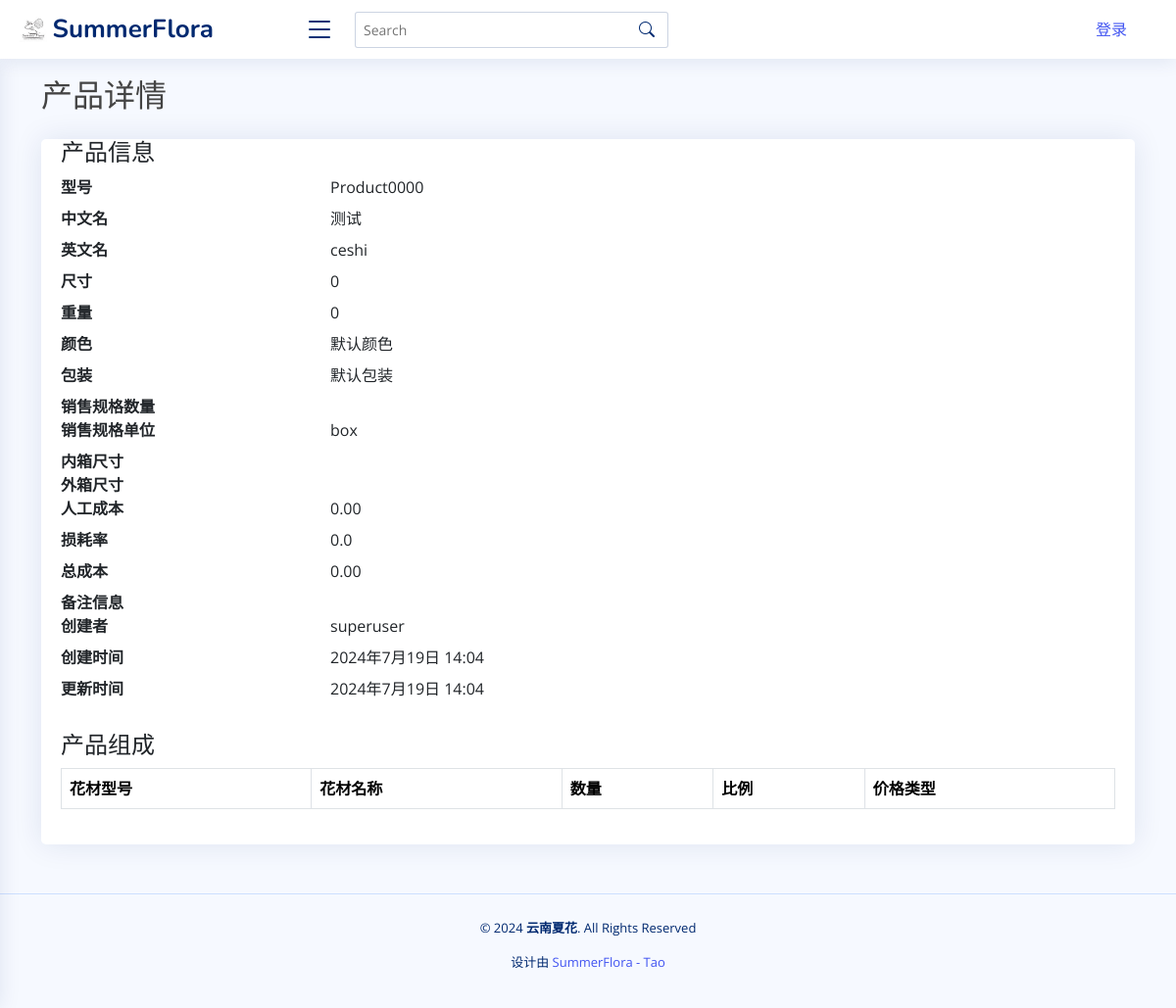
The app's page /product_details/Product0000/, older data.
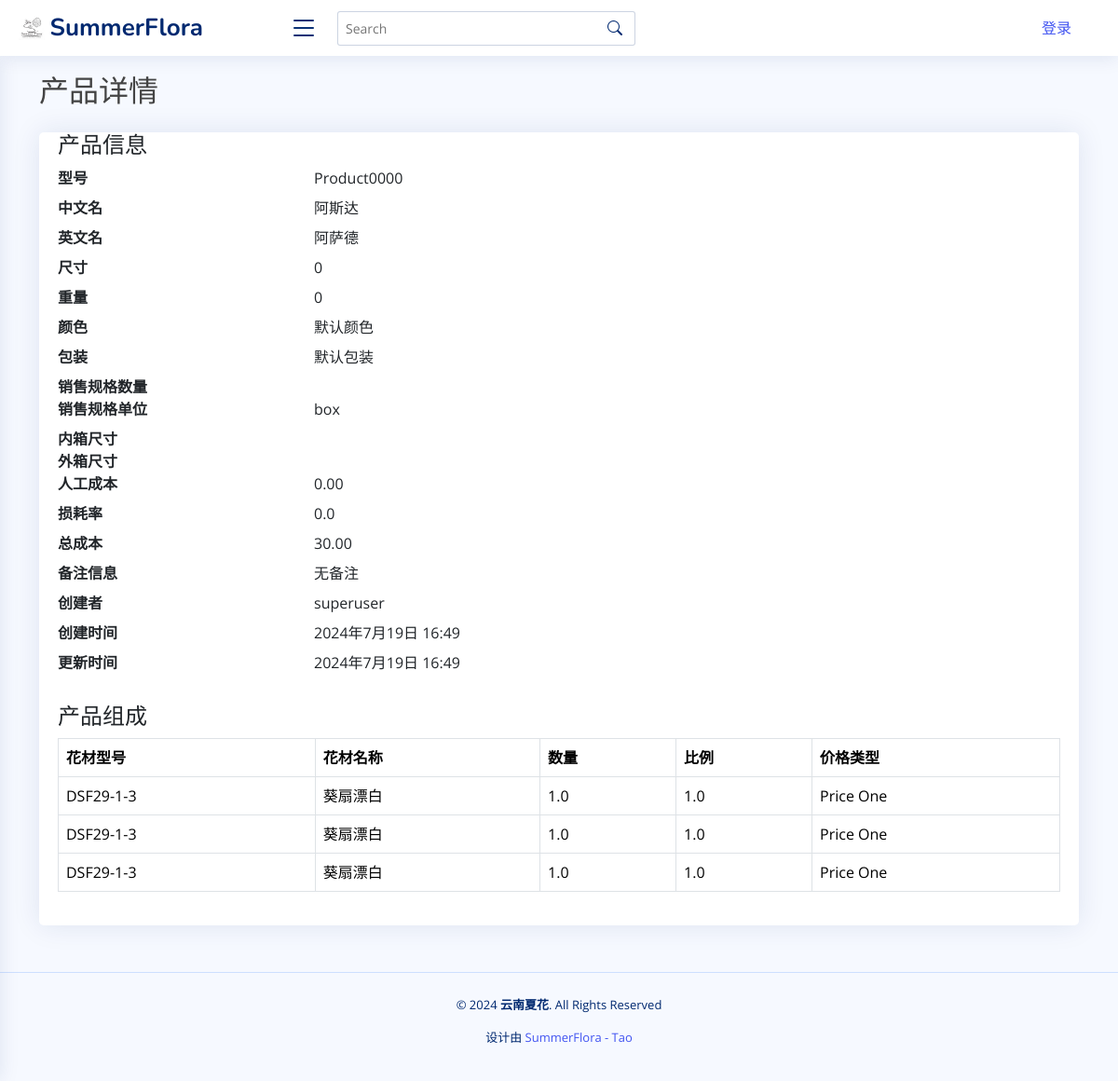
The same page, newer data.
### app01/models.py (models this page shows, shortened)
class Product(models.Model):
    model = models.CharField(
        max_length=100, blank=False, default="Product0000", primary_key=True
    )
    image = models.ImageField(
        upload_to="products/", null=True, blank=True, default=None
    )
    materials = models.ManyToManyField("FlowerMaterial", through="ProductMaterial")
    chinese_name = models.CharField(max_length=200)
    english_name = models.CharField(max_length=200)
    size = models.CharField(max_length=200, blank=True, default="0")
    weight = models.CharField(max_length=200, blank=True, default="0")
    color = models.CharField(max_length=200, blank=True, default="默认颜色")
    Package = models.CharField(max_length=200, blank=True, default="默认包装")
    sale_spec_quantity = models.CharField(
        max_length=200, help_text="销售规格的数字", blank=True, default=""
    )
    sale_spec_unit = models.CharField(
        max_length=10,
        help_text="销售规格的单位",
        choices=[("box", "box"), ("pcs", "pcs"), ("g", "g"), ("kg", "kg")],
        blank=True,
        null=True,
        default="box",
    )
    inner_box_long = models.FloatField(
        help_text="长度，单位：cm", null=True, blank=True, default=0.0
    )
    inner_box_width = models.FloatField(
        help_text="宽度，单位：cm", null=True, blank=True, default=0.0
    )
    inner_box_height = models.FloatField(
        help_text="高度，单位：cm", null=True, blank=True, default=0.0
    )
    outer_box_length = models.FloatField(
        help_text="长度，单位：cm", null=True, blank=True, default=0.0
    )
    outer_box_width = models.FloatField(
        help_text="宽度，单位：cm", null=True, blank=True, default=0.0
    )
    outer_box_height = models.FloatField(
        help_text="高度，单位：cm", null=True, blank=True, default=0.0
    )
    labor_cost = models.DecimalField(max_digits=10, decimal_places=2, default=0.0)
    loss_rate = models.FloatField(default=0.0)
    description = models.CharField(max_length=200, blank=True, default="无备注")
    created_by = models.ForeignKey(
        settings.AUTH_USER_MODEL,
        on_delete=models.SET_NULL,
        null=True,
        blank=True,
        default=None,
    )
    created_at = models.DateTimeField(editable=False)
    updated_at = models.DateTimeField()
    @property
    def inner_box_size(self):
        return (
            f"{self.inner_box_long} * {self.inner_box_width} * {self.inner_box_height} cm"
            if self.inner_box_long and self.inner_box_width and self.inner_box_height
            else ""
        )
    @property
    def outer_box_size(self):
        return (
            f"{self.outer_box_length} * {self.outer_box_width} * {self.outer_box_height} cm"
            if self.outer_box_length and self.outer_box_width and self.outer_box_height
            else ""
        )
    @property
    def cost(self):
        total_cost = Decimal(0)
        for material in self.productmaterial_set.all():
            if material.price_type == "price_one":
                material_cost = (
                    material.flower_material.price_one
                    * Decimal(material.quantity)
                    * Decimal(material.ratio)
                )
            else:
                material_cost = (
                    material.flower_material.price_two
                    * Decimal(material.quantity)
                    * Decimal(material.ratio)
                )
            total_cost += material_cost
        total_cost += self.labor_cost
        total_cost *= Decimal(1 + self.loss_rate)
        return total_cost

class CustomUser(AbstractUser):
    def __str__(self):
        return self.username

class ProductMaterial(models.Model):
    PRICE_TYPE_CHOICES = [
        ("price_one", "Price One"),
        ("price_two", "Price Two"),
    ]
    product = models.ForeignKey(Product, on_delete=models.CASCADE)
    flower_material = models.ForeignKey(FlowerMaterial, on_delete=models.CASCADE)
    quantity = models.FloatField(default=1.0)
    ratio = models.FloatField(default=1.0)
    price_type = models.CharField(
        max_length=10, choices=PRICE_TYPE_CHOICES, default="price_one"
    )

class FlowerMaterial(models.Model):
    model = models.CharField(
        max_length=100, blank=False, default="Material0000", primary_key=True
    )
    category = models.ForeignKey(
        Category, on_delete=models.SET_NULL, null=True, default="默认类型"
    )
    image = models.ImageField(upload_to="images/", null=True, blank=True, default=None)
    chinese_name = models.CharField(max_length=200, null=True, blank=True, default="")
    english_name = models.CharField(max_length=200, null=True, blank=True, default="")
    scientific_name = models.CharField(
        max_length=200, null=True, blank=True, default=""
    )
    color = models.CharField(max_length=200, null=True, blank=True, default="")
    chineses_specifications = models.CharField(
        max_length=200, null=True, blank=True, default="无中文规格"
    )
    size = models.CharField(
        max_length=200, help_text="单位：cm", blank=True, default=""
    )
    weight = models.CharField(
        max_length=200, help_text="单位：g", blank=True, default=""
    )
    sale_spec_quantity = models.CharField(
        max_length=200, help_text="销售规格的数字", blank=True, default=""
    )
    sale_spec_unit = models.CharField(
        max_length=10,
        help_text="销售规格的单位",
        choices=[("pcs", "pcs"), ("g", "g"), ("box", "box"), ("kg", "kg")],
        blank=True,
        null=True,
        default="pcs",
    )
    process = models.ForeignKey(
        Process, on_delete=models.SET_NULL, null=True, blank=True, default=None
    )
    outer_box_length = models.FloatField(
        help_text="长度，单位：cm", null=True, blank=True, default=0.0
    )
    outer_box_width = models.FloatField(
        help_text="宽度，单位：cm", null=True, blank=True, default=0.0
    )
    outer_box_height = models.FloatField(
        help_text="高度，单位：cm", null=True, blank=True, default=0.0
    )
    packing_quantity = models.IntegerField(
        help_text="单位：qty", null=True, blank=True, default=0
    )
    grade = models.ForeignKey(
        Grade, on_delete=models.SET_NULL, null=True, blank=True, default=None
    )
    supplier = models.ForeignKey(
        Supplier, on_delete=models.SET_NULL, null=True, blank=True, default=None
    )
    price_one = models.DecimalField(
        max_digits=10, decimal_places=2, null=True, blank=True, default=0.0
    )
    price_two = models.DecimalField(
        max_digits=10, decimal_places=2, null=True, blank=True, default=0.0
    )
    created_by = models.ForeignKey(
        settings.AUTH_USER_MODEL,
        on_delete=models.SET_NULL,
        null=True,
        blank=True,
        default=None,
    )
    created_at = models.DateTimeField(editable=False)
    updated_at = models.DateTimeField()

### app01/views.py (the view)
# urls.py: path("product_details/<str:model>/", views.product_details, name="product_details"),
def product_details(request, model):
    product = get_object_or_404(Product, model=model)
    materials = product.productmaterial_set.all()
    context = {"product": product, "materials": materials}
    return render(request, "product_details.html", context)

### app01/templates/product_details.html (shortened to what this page needs)
{% extends 'base.html' %}
{% load static %}
{% block content %}
<section class="section">
  <div class="container">
    <h2 class="mb-4">产品详情</h2>
    <div class="card">
      <div class="card-body">
        <h4>产品信息</h4>
        <dl class="row">
          <dt class="col-sm-3">型号</dt>
          <dd class="col-sm-9">{{ product.model }}</dd>
          <dt class="col-sm-3">中文名</dt>
          <dd class="col-sm-9">{{ product.chinese_name }}</dd>
          <dt class="col-sm-3">英文名</dt>
          <dd class="col-sm-9">{{ product.english_name }}</dd>
          <dt class="col-sm-3">尺寸</dt>
          <dd class="col-sm-9">{{ product.size }}</dd>
          <dt class="col-sm-3">重量</dt>
          <dd class="col-sm-9">{{ product.weight }}</dd>
          <dt class="col-sm-3">颜色</dt>
          <dd class="col-sm-9">{{ product.color }}</dd>
          <dt class="col-sm-3">包装</dt>
          <dd class="col-sm-9">{{ product.Package }}</dd>
          <dt class="col-sm-3">销售规格数量</dt>
          <dd class="col-sm-9">{{ product.sale_spec_quantity }}</dd>
          <dt class="col-sm-3">销售规格单位</dt>
          <dd class="col-sm-9">{{ product.get_sale_spec_unit_display }}</dd>
          <dt class="col-sm-3">内箱尺寸</dt>
          <dd class="col-sm-9">{{ product.inner_box_size }}</dd>
          <dt class="col-sm-3">外箱尺寸</dt>
          <dd class="col-sm-9">{{ product.outer_box_size }}</dd>
          <dt class="col-sm-3">人工成本</dt>
          <dd class="col-sm-9">{{ product.labor_cost }}</dd>
          <dt class="col-sm-3">损耗率</dt>
          <dd class="col-sm-9">{{ product.loss_rate }}</dd>
          <dt class="col-sm-3">总成本</dt>
          <dd class="col-sm-9">{{ product.cost }}</dd>
          <dt class="col-sm-3">备注信息</dt>
          <dd class="col-sm-9">{{ product.description }}</dd>
          <dt class="col-sm-3">创建者</dt>
          <dd class="col-sm-9">{{ product.created_by }}</dd>
          <dt class="col-sm-3">创建时间</dt>
          <dd class="col-sm-9">{{ product.created_at }}</dd>
          <dt class="col-sm-3">更新时间</dt>
          <dd class="col-sm-9">{{ product.updated_at }}</dd>
        </dl>
        <h4 class="mt-4">产品组成</h4>
        <table class="table table-bordered">
          <thead>
            <tr>
              <th>花材型号</th>
              <th>花材名称</th>
              <th>数量</th>
              <th>比例</th>
              <th>价格类型</th>
            </tr>
          </thead>
          <tbody>
            {% for material in materials %}
            <tr>
              <td>{{ material.flower_material.model }}</td>
              <td>{{ material.flower_material.chinese_name }}</td>
              <td>{{ material.quantity }}</td>
              <td>{{ material.ratio }}</td>
              <td>{{ material.get_price_type_display }}</td>
            </tr>
            {% endfor %}
          </tbody>
        </table>
      </div>
    </div>
  </div>
</section>
{% endblock %}

### app01/templates/base.html (shortened to what this page needs)
<!DOCTYPE html>
<html lang="en">
<head>
    {% load static %}
    <link href="https://cdn.jsdelivr.net/npm/simple-datatables@latest/dist/style.css" rel="stylesheet" type="text/css">
    <link href="{% static 'assets/vendor/bootstrap/css/bootstrap.min.css' %}" rel="stylesheet">
    <link href="{% static 'assets/vendor/bootstrap-icons/bootstrap-icons.css' %}" rel="stylesheet">
    <link href="{% static 'assets/vendor/boxicons/css/boxicons.min.css' %}" rel="stylesheet">
    <link href="{% static 'assets/vendor/quill/quill.snow.css' %}" rel="stylesheet">
    <link href="{% static 'assets/vendor/quill/quill.bubble.css' %}" rel="stylesheet">
    <link href="{% static 'assets/vendor/remixicon/remixicon.css' %}" rel="stylesheet">
    <link href="{% static 'assets/vendor/simple-datatables/style.css' %}" rel="stylesheet">
    <link href="{% static 'assets/css/style.css' %}" rel="stylesheet">
</head>
<body>
<header id="header" class="header fixed-top d-flex align-items-center">
    <div class="d-flex align-items-center justify-content-between">
        <a href="/home" class="logo d-flex align-items-center">
            <img src="/static/assets/web_picture/flora logo.jpg" alt="logo">
            <span class="d-none d-lg-block">SummerFlora</span>
        </a>
        <i class="bi bi-list toggle-sidebar-btn"></i>
    </div>
    <div class="search-bar">
        <form class="search-form d-flex align-items-center" method="POST" action="#">
            <input type="text" name="query" placeholder="Search" title="Enter search keyword">
            <button type="submit" title="Search"><i class="bi bi-search"></i></button>
        </form>
    </div>
<div class="header-user ms-auto" style="margin-right: 50px;">
    {% if current_user.is_authenticated %}
    <div class="dropdown">
        <button class="dropbtn">
            <i class="bi bi-person"></i>
            <span class="username">{{ current_user.username }}</span>
        </button>
        <div class="dropdown-content">
            <a href="/account">账户信息</a>
            <a href="/login">退出登录</a>
        </div>
    </div>
    {% else %}
    <a href="/login">登录</a>
    {% endif %}
</div>
</header>
  <main id="main" class="main">
    {% block content %}{% endblock content %}
  </main>
  <footer id="footer" class="footer">
     <div class="credits text-center">
                <p>© 2024 <strong><span>云南夏花</span></strong>. All Rights Reserved</p>
                <p>设计由 <a href="https://bootstrapmade.com/"> SummerFlora - Tao</a></p>
              </div>
  </footer>
</body>
</html>

### app01/static/assets/css/style.css (style rules this page uses)
:root { scroll-behavior: smooth; }
body { font-family: "Open Sans", sans-serif; background: #f6f9ff; color: #444444; }
a { color: #4154f1; text-decoration: none; }
h1, h2, h3, h4, h5, h6 { font-family: "Nunito", sans-serif; }
#main { margin-top: 60px; padding: 20px 30px; transition: all 0.3s; }
.card { margin-bottom: 30px; border: none; border-radius: 5px; box-shadow: 0px 0 30px rgba(1, 41, 112, 0.1); }
.card-body { padding: 0 20px 20px 20px; }
.logo { line-height: 1; }
@media (min-width: 1200px) { .logo { width: 280px; } }
.logo img { max-height: 26px; margin-right: 6px; }
.logo span { font-size: 26px; font-weight: 700; color: #012970; font-family: "Nunito", sans-serif; }
.header { transition: all 0.5s; z-index: 997; height: 60px; box-shadow: 0px 2px 20px rgba(1, 41, 112, 0.1); background-color: #fff; padding-left: 20px; }
.header .toggle-sidebar-btn { font-size: 32px; padding-left: 10px; cursor: pointer; color: #012970; }
.header .search-bar { min-width: 360px; padding: 0 20px; }
.header .search-form { width: 100%; }
.header .search-form input { border: 0; font-size: 14px; color: #012970; border: 1px solid rgba(1, 41, 112, 0.2); padding: 7px 38px 7px 8px; border-radius: 3px; transition: 0.3s; width: 100%; }
.header .search-form button { border: 0; padding: 0; margin-left: -30px; background: none; }
.header .search-form button i { color: #012970; }
@media (min-width: 1200px) { #main, #footer { margin-left: 10px; } }
@media (min-width: 1200px) { .toggle-sidebar #main, .toggle-sidebar #footer { margin-left: 0; } }
.footer { padding: 20px 0; font-size: 14px; transition: all 0.3s; border-top: 1px solid #cddfff; }
.footer .credits { padding-top: 5px; text-align: center; font-size: 13px; color: #012970; }

Row changes from the older to the newer data that the page shows:
changed Product "Product0000": chinese_name "测试" → "阿斯达"; english_name "ceshi" → "阿萨德"; cost "0.00" → "30.00"; description (not shown) → "无备注"; created_at "2024年7月19日 14:04" → "2024年7月19日 16:49"; updated_at "2024年7月19日 14:04" → "2024年7月19日 16:49"
added ProductMaterial: flower_material.model "DSF29-1-3", flower_material.chinese_name "葵扇漂白", quantity "1.0", ratio "1.0", price_type "Price One"
added ProductMaterial: flower_material.model "DSF29-1-3", flower_material.chinese_name "葵扇漂白", quantity "1.0", ratio "1.0", price_type "Price One"
added ProductMaterial: flower_material.model "DSF29-1-3", flower_material.chinese_name "葵扇漂白", quantity "1.0", ratio "1.0", price_type "Price One"
